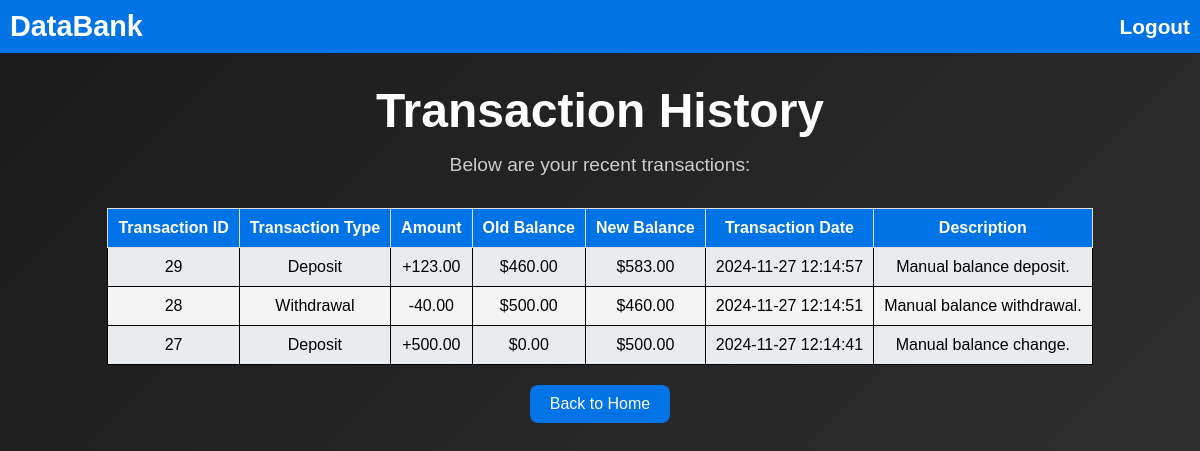
The page /transactions.php (signed in) on the database its author committed.
### tables this page shows
CREATE TABLE `Transactions` (
  `TransactionID` int(11) NOT NULL,
  `AccountID` int(11) NOT NULL,
  `TransactionType` enum('Deposit','Withdrawal') DEFAULT NULL,
  `Amount` decimal(15,2) DEFAULT NULL,
  `OldBalance` decimal(15,2) DEFAULT NULL,
  `NewBalance` decimal(15,2) DEFAULT NULL,
  `TransactionDate` timestamp NOT NULL DEFAULT current_timestamp(),
  `Description` text DEFAULT NULL
);

### transactions.php (the view, shortened to what this page needs)
<?php
include('config.php');
$conn = new mysqli($servername, $username, $password, $dbname);
$accountID = $_SESSION['AccountID'] ?? null;
$sql = "SELECT TransactionID, TransactionType, Amount, OldBalance, NewBalance, TransactionDate, Description
        FROM Transactions WHERE AccountID = ? ORDER BY TransactionDate DESC";
$stmt = $conn->prepare($sql);
$stmt->bind_param("i", $accountID);
$stmt->execute();
$result = $stmt->get_result();
$transactions = [];
while ($row = $result->fetch_assoc()) {
    $transactions[] = $row;
}
?>
<!DOCTYPE html>
<html lang="en">
<head>
    <link rel="stylesheet" href="styles.css">
</head>
<body class="transactions-page">
    <div class="navbar">
        <a href="home.php" class="navbar-brand">DataBank</a>
        <a href="DataBank.php" class="logout">Logout</a>
    </div>
    <div class="container">
        <h1 class="title">Transaction History</h1>
        <p class="description">Below are your recent transactions:</p>
        <div class="table-wrapper">
            <table class="transaction-table">
                <tr>
                    <th>Transaction ID</th>
                    <th>Transaction Type</th>
                    <th>Amount</th>
                    <th>Old Balance</th>
                    <th>New Balance</th>
                    <th>Transaction Date</th>
                    <th>Description</th>
                </tr>
                <?php foreach ($transactions as $transaction): ?>
                <tr>
                    <td><?php echo htmlspecialchars($transaction['TransactionID']); ?></td>
                    <td><?php echo htmlspecialchars($transaction['TransactionType']); ?></td>
                    <td>
                        <?php
                        $amount = $transaction['NewBalance'] - $transaction['OldBalance'];
                        $amountSign = ($amount >= 0) ? "+" : "-";
                        echo $amountSign . number_format(abs($amount), 2);
                        ?>
                    </td>
                    <td>$<?php echo number_format($transaction['OldBalance'], 2); ?></td>
                    <td>$<?php echo number_format($transaction['NewBalance'], 2); ?></td>
                    <td><?php echo htmlspecialchars($transaction['TransactionDate']); ?></td>
                    <td><?php echo htmlspecialchars($transaction['Description']); ?></td>
                </tr>
                <?php endforeach; ?>
            </table>
        </div>
        <a href="home.php" class="back-button">Back to Home</a>
    </div>
</body>
</html>

### styles.css (style rules this page uses)
* { margin: 0; padding: 0; box-sizing: border-box; font-family: 'Arial', sans-serif; }
body { background: linear-gradient(135deg, #1a1a1a, #333333); background-size: auto; background-repeat: repeat-y; background-attachment: fixed; color: #fff; display: flex; flex-direction: column; justify-content: flex-start; align-items: center; overflow: auto; min-height: 100%; }
.navbar { width: 100%; background-color: #0073e6; padding: 10px 10px; display: flex; justify-content: space-between; align-items: center; }
.navbar-brand { font-size: 1.8rem; color: white; text-decoration: none; font-weight: bold; transition: color 0.3s ease; }
.logout { font-size: 1.3rem; color: white; text-decoration: none; font-weight: bold; transition: color 0.3s ease; }
.container { text-align: center; width: 100%; max-width: 600px; margin-top: 30px; }
.title { font-size: 3rem; font-weight: 700; margin-bottom: 1rem; color: #fff; }
.description { font-size: 1.2rem; margin-bottom: 2rem; color: #ccc; }
.back-button { display: inline-block; margin-top: 20px; background-color: #0073e6; color: white; padding: 10px 20px; text-decoration: none; border-radius: 8px; text-align: center; }
.transactions-page { overflow-y: auto; padding-bottom: 30px; }
.table-wrapper { display: flex; justify-content: center; width: 100%; margin-top: 20px; }
.transaction-table { width: 80%; border-collapse: collapse; }
.transaction-table th, .transaction-table td { padding: 10px; text-align: center; border: 1px solid #ddd; white-space: nowrap; }
.transaction-table th { background-color: #0073e6; color: white; }
.transaction-table td { background-color: #f4f4f4; color: black; border: 1px solid black; }
.transaction-table tr:nth-child(even) td { background-color: #e9ecef; }

### rows shown on the page
transactions: TransactionID "29", TransactionType "Deposit", amountSign "+", abs($amount) "123.00", OldBalance "460.00", NewBalance "583.00", TransactionDate "2024-11-27 12:14:57", Description "Manual balance deposit."
transactions: TransactionID "28", TransactionType "Withdrawal", amountSign "-", abs($amount) "40.00", OldBalance "500.00", NewBalance "460.00", TransactionDate "2024-11-27 12:14:51", Description "Manual balance withdrawal."
transactions: TransactionID "27", TransactionType "Deposit", amountSign "+", NewBalance "500.00", OldBalance "0.00", TransactionDate "2024-11-27 12:14:41", Description "Manual balance change."
